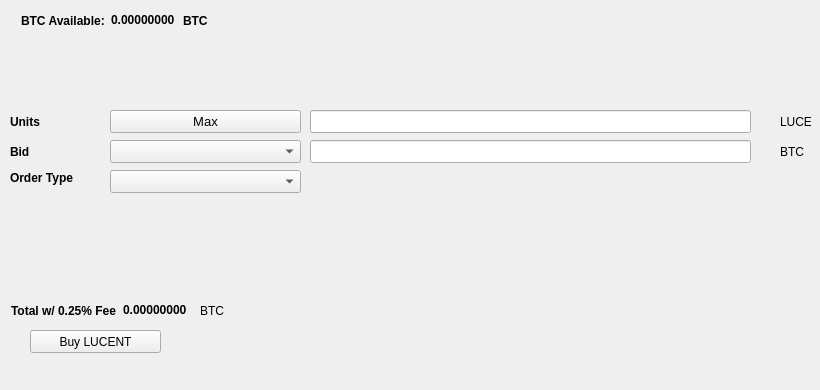
   <widget class="QWidget" name="BuyTab">
    <attribute name="title">
     <string>Buy</string>
    </attribute>
    <widget class="QPushButton" name="BuyLUCENT">
     <property name="geometry">
      <rect>
       <x>30</x>
       <y>330</y>
       <width>131</width>
       <height>23</height>
      </rect>
     </property>
     <property name="text">
      <string>Buy LUCENT</string>
     </property>
     <property name="icon">
      <iconset resource="../lucent.qrc">
       <normaloff>:/icons/bitcoin</normaloff>:/icons/bitcoin</iconset>
     </property>
    </widget>
    <widget class="QLabel" name="label_3">
     <property name="geometry">
      <rect>
       <x>10</x>
       <y>110</y>
       <width>46</width>
       <height>23</height>
      </rect>
     </property>
     <property name="font">
      <font>
       <weight>75</weight>
       <bold>true</bold>
      </font>
     </property>
     <property name="text">
      <string>Units</string>
     </property>
    </widget>
    <widget class="QLineEdit" name="UnitsInput">
     <property name="geometry">
      <rect>
       <x>310</x>
       <y>110</y>
       <width>441</width>
       <height>23</height>
      </rect>
     </property>
     <property name="font">
      <font>
       <pointsize>9</pointsize>
       <weight>75</weight>
       <bold>true</bold>
      </font>
     </property>
    </widget>
    <widget class="QLineEdit" name="BuyBidPriceEdit">
     <property name="geometry">
      <rect>
       <x>310</x>
       <y>140</y>
       <width>441</width>
       <height>23</height>
      </rect>
     </property>
     <property name="font">
      <font>
       <pointsize>9</pointsize>
       <weight>75</weight>
       <bold>true</bold>
      </font>
     </property>
    </widget>
    <widget class="QLabel" name="label_4">
     <property name="geometry">
      <rect>
       <x>780</x>
       <y>110</y>
       <width>31</width>
       <height>23</height>
      </rect>
     </property>
     <property name="text">
      <string>LUCENT</string>
     </property>
    </widget>
    <widget class="QLabel" name="label_5">
     <property name="geometry">
      <rect>
       <x>780</x>
       <y>140</y>
       <width>31</width>
       <height>23</height>
      </rect>
     </property>
     <property name="text">
      <string>BTC</string>
     </property>
    </widget>
    <widget class="QLabel" name="label_6">
     <property name="geometry">
      <rect>
       <x>10</x>
       <y>140</y>
       <width>46</width>
       <height>23</height>
      </rect>
     </property>
     <property name="font">
      <font>
       <weight>75</weight>
       <bold>true</bold>
      </font>
     </property>
     <property name="text">
      <string>Bid</string>
     </property>
    </widget>
    <widget class="QLabel" name="label_7">
     <property name="geometry">
      <rect>
       <x>10</x>
       <y>170</y>
       <width>91</width>
       <height>16</height>
      </rect>
     </property>
     <property name="font">
      <font>
       <weight>75</weight>
       <bold>true</bold>
      </font>
     </property>
     <property name="text">
      <string>Order Type</string>
     </property>
    </widget>
    <widget class="QPushButton" name="Buy_Max_Amount">
     <property name="geometry">
      <rect>
       <x>110</x>
       <y>110</y>
       <width>191</width>
       <height>23</height>
      </rect>
     </property>
     <property name="font">
      <font>
       <pointsize>10</pointsize>
      </font>
     </property>
     <property name="text">
      <string>Max</string>
     </property>
    </widget>
    <widget class="QComboBox" name="BuyBidcomboBox">
     <property name="geometry">
      <rect>
       <x>110</x>
       <y>140</y>
       <width>191</width>
       <height>23</height>
      </rect>
     </property>
     <property name="font">
      <font>
       <pointsize>10</pointsize>
      </font>
     </property>
    </widget>
    <widget class="QComboBox" name="buyOrdertypeCombo">
     <property name="geometry">
      <rect>
       <x>110</x>
       <y>170</y>
       <width>191</width>
       <height>23</height>
      </rect>
     </property>
     <property name="font">
      <font>
       <pointsize>10</pointsize>
      </font>
     </property>
    </widget>
    <widget class="QWidget" name="layoutWidget1">
     <property name="geometry">
      <rect>
       <x>21</x>
       <y>11</y>
       <width>227</width>
       <height>19</height>
      </rect>
     </property>
     <layout class="QHBoxLayout" name="horizontalLayout_3">
      <item>
       <widget class="QLabel" name="label232">
        <property name="font">
         <font>
          <weight>75</weight>
          <bold>true</bold>
         </font>
        </property>
        <property name="text">
         <string>BTC Available:</string>
        </property>
       </widget>
      </item>
      <item>
       <widget class="QLabel" name="BtcAvailableLbl">
        <property name="palette">
         <palette>
          <active>
           <colorrole role="WindowText">
            <brush brushstyle="SolidPattern">
             <color alpha="255">
              <red>0</red>
              <green>0</green>
              <blue>0</blue>
             </color>
            </brush>
           </colorrole>
           <colorrole role="Button">
            <brush brushstyle="SolidPattern">
             <color alpha="255">
              <red>0</red>
              <green>170</green>
              <blue>0</blue>
             </color>
            </brush>
           </colorrole>
           <colorrole role="Light">
            <brush brushstyle="SolidPattern">
             <color alpha="255">
              <red>0</red>
              <green>255</green>
              <blue>0</blue>
             </color>
            </brush>
           </colorrole>
           <colorrole role="Midlight">
            <brush brushstyle="SolidPattern">
             <color alpha="255">
              <red>0</red>
              <green>212</green>
              <blue>0</blue>
             </color>
            </brush>
           </colorrole>
           <colorrole role="Dark">
            <brush brushstyle="SolidPattern">
             <color alpha="255">
              <red>0</red>
              <green>85</green>
              <blue>0</blue>
             </color>
            </brush>
           </colorrole>
           <colorrole role="Mid">
            <brush brushstyle="SolidPattern">
             <color alpha="255">
              <red>0</red>
              <green>113</green>
              <blue>0</blue>
             </color>
            </brush>
           </colorrole>
           <colorrole role="Text">
            <brush brushstyle="SolidPattern">
             <color alpha="255">
              <red>0</red>
              <green>170</green>
              <blue>0</blue>
             </color>
            </brush>
           </colorrole>
           <colorrole role="BrightText">
            <brush brushstyle="SolidPattern">
             <color alpha="255">
              <red>255</red>
              <green>255</green>
              <blue>255</blue>
             </color>
            </brush>
           </colorrole>
           <colorrole role="ButtonText">
            <brush brushstyle="SolidPattern">
             <color alpha="255">
              <red>0</red>
              <green>0</green>
              <blue>0</blue>
             </color>
            </brush>
           </colorrole>
           <colorrole role="Base">
            <brush brushstyle="SolidPattern">
             <color alpha="255">
              <red>255</red>
              <green>255</green>
              <blue>255</blue>
             </color>
            </brush>
           </colorrole>
           <colorrole role="Window">
            <brush brushstyle="SolidPattern">
             <color alpha="255">
              <red>0</red>
              <green>170</green>
              <blue>0</blue>
             </color>
            </brush>
           </colorrole>
           <colorrole role="Shadow">
            <brush brushstyle="SolidPattern">
             <color alpha="255">
              <red>0</red>
              <green>0</green>
              <blue>0</blue>
             </color>
            </brush>
           </colorrole>
           <colorrole role="AlternateBase">
            <brush brushstyle="SolidPattern">
             <color alpha="255">
              <red>127</red>
              <green>212</green>
              <blue>127</blue>
             </color>
            </brush>
           </colorrole>
           <colorrole role="ToolTipBase">
            <brush brushstyle="SolidPattern">
             <color alpha="255">
              <red>255</red>
              <green>255</green>
              <blue>220</blue>
             </color>
            </brush>
           </colorrole>
           <colorrole role="ToolTipText">
            <brush brushstyle="SolidPattern">
             <color alpha="255">
              <red>0</red>
              <green>0</green>
              <blue>0</blue>
             </color>
            </brush>
           </colorrole>
          </active>
          <inactive>
           <colorrole role="WindowText">
            <brush brushstyle="SolidPattern">
             <color alpha="255">
              <red>0</red>
              <green>0</green>
              <blue>0</blue>
             </color>
            </brush>
           </colorrole>
           <colorrole role="Button">
            <brush brushstyle="SolidPattern">
             <color alpha="255">
              <red>0</red>
              <green>170</green>
              <blue>0</blue>
             </color>
            </brush>
           </colorrole>
           <colorrole role="Light">
            <brush brushstyle="SolidPattern">
             <color alpha="255">
              <red>0</red>
              <green>255</green>
              <blue>0</blue>
             </color>
            </brush>
           </colorrole>
           <colorrole role="Midlight">
            <brush brushstyle="SolidPattern">
             <color alpha="255">
              <red>0</red>
              <green>212</green>
              <blue>0</blue>
             </color>
            </brush>
           </colorrole>
           <colorrole role="Dark">
            <brush brushstyle="SolidPattern">
             <color alpha="255">
              <red>0</red>
              <green>85</green>
              <blue>0</blue>
             </color>
            </brush>
           </colorrole>
           <colorrole role="Mid">
            <brush brushstyle="SolidPattern">
             <color alpha="255">
              <red>0</red>
              <green>113</green>
              <blue>0</blue>
             </color>
            </brush>
           </colorrole>
           <colorrole role="Text">
            <brush brushstyle="SolidPattern">
             <color alpha="255">
              <red>0</red>
              <green>170</green>
              <blue>0</blue>
             </color>
            </brush>
           </colorrole>
           <colorrole role="BrightText">
            <brush brushstyle="SolidPattern">
             <color alpha="255">
              <red>255</red>
              <green>255</green>
              <blue>255</blue>
             </color>
            </brush>
           </colorrole>
           <colorrole role="ButtonText">
            <brush brushstyle="SolidPattern">
             <color alpha="255">
              <red>0</red>
              <green>0</green>
              <blue>0</blue>
             </color>
            </brush>
           </colorrole>
           <colorrole role="Base">
            <brush brushstyle="SolidPattern">
             <color alpha="255">
              <red>255</red>
              <green>255</green>
              <blue>255</blue>
             </color>
            </brush>
           </colorrole>
           <colorrole role="Window">
            <brush brushstyle="SolidPattern">
             <color alpha="255">
              <red>0</red>
              <green>170</green>
              <blue>0</blue>
             </color>
            </brush>
           </colorrole>
           <colorrole role="Shadow">
            <brush brushstyle="SolidPattern">
             <color alpha="255">
              <red>0</red>
              <green>0</green>
              <blue>0</blue>
             </color>
            </brush>
           </colorrole>
           <colorrole role="AlternateBase">
            <brush brushstyle="SolidPattern">
             <color alpha="255">
              <red>127</red>
              <green>212</green>
              <blue>127</blue>
             </color>
            </brush>
           </colorrole>
           <colorrole role="ToolTipBase">
            <brush brushstyle="SolidPattern">
             <color alpha="255">
              <red>255</red>
              <green>255</green>
              <blue>220</blue>
             </color>
            </brush>
           </colorrole>
           <colorrole role="ToolTipText">
            <brush brushstyle="SolidPattern">
             <color alpha="255">
              <red>0</red>
              <green>0</green>
              <blue>0</blue>
             </color>
            </brush>
           </colorrole>
          </inactive>
          <disabled>
           <colorrole role="WindowText">
            <brush brushstyle="SolidPattern">
             <color alpha="255">
              <red>0</red>
              <green>85</green>
              <blue>0</blue>
             </color>
            </brush>
           </colorrole>
           <colorrole role="Button">
            <brush brushstyle="SolidPattern">
             <color alpha="255">
              <red>0</red>
              <green>170</green>
              <blue>0</blue>
             </color>
            </brush>
           </colorrole>
           <colorrole role="Light">
            <brush brushstyle="SolidPattern">
             <color alpha="255">
              <red>0</red>
              <green>255</green>
              <blue>0</blue>
             </color>
            </brush>
           </colorrole>
           <colorrole role="Midlight">
            <brush brushstyle="SolidPattern">
             <color alpha="255">
              <red>0</red>
              <green>212</green>
              <blue>0</blue>
             </color>
            </brush>
           </colorrole>
           <colorrole role="Dark">
            <brush brushstyle="SolidPattern">
             <color alpha="255">
              <red>0</red>
              <green>85</green>
              <blue>0</blue>
             </color>
            </brush>
           </colorrole>
           <colorrole role="Mid">
            <brush brushstyle="SolidPattern">
             <color alpha="255">
              <red>0</red>
              <green>113</green>
              <blue>0</blue>
             </color>
            </brush>
           </colorrole>
           <colorrole role="Text">
            <brush brushstyle="SolidPattern">
             <color alpha="255">
              <red>0</red>
              <green>85</green>
              <blue>0</blue>
             </color>
            </brush>
           </colorrole>
           <colorrole role="BrightText">
            <brush brushstyle="SolidPattern">
             <color alpha="255">
              <red>255</red>
              <green>255</green>
              <blue>255</blue>
             </color>
            </brush>
           </colorrole>
           <colorrole role="ButtonText">
            <brush brushstyle="SolidPattern">
             <color alpha="255">
              <red>0</red>
              <green>85</green>
              <blue>0</blue>
             </color>
            </brush>
           </colorrole>
           <colorrole role="Base">
            <brush brushstyle="SolidPattern">
             <color alpha="255">
              <red>0</red>
              <green>170</green>
              <blue>0</blue>
             </color>
            </brush>
           </colorrole>
           <colorrole role="Window">
            <brush brushstyle="SolidPattern">
             <color alpha="255">
              <red>0</red>
              <green>170</green>
              <blue>0</blue>
             </color>
            </brush>
           </colorrole>
           <colorrole role="Shadow">
            <brush brushstyle="SolidPattern">
             <color alpha="255">
              <red>0</red>
              <green>0</green>
              <blue>0</blue>
             </color>
            </brush>
           </colorrole>
           <colorrole role="AlternateBase">
            <brush brushstyle="SolidPattern">
             <color alpha="255">
              <red>0</red>
              <green>170</green>
              <blue>0</blue>
             </color>
            </brush>
           </colorrole>
           <colorrole role="ToolTipBase">
            <brush brushstyle="SolidPattern">
             <color alpha="255">
              <red>255</red>
              <green>255</green>
              <blue>220</blue>
             </color>
            </brush>
           </colorrole>
           <colorrole role="ToolTipText">
            <brush brushstyle="SolidPattern">
             <color alpha="255">
              <red>0</red>
              <green>0</green>
              <blue>0</blue>
             </color>
            </brush>
           </colorrole>
          </disabled>
         </palette>
        </property>
        <property name="font">
         <font>
          <weight>75</weight>
          <bold>true</bold>
         </font>
        </property>
        <property name="text">
         <string>0.00000000</string>
        </property>
        <property name="textInteractionFlags">
         <set>Qt::LinksAccessibleByMouse|Qt::TextSelectableByKeyboard|Qt::TextSelectableByMouse</set>
        </property>
       </widget>
      </item>
      <item>
       <widget class="QLabel" name="BtcAvailableLbl_2">
        <property name="font">
         <font>
          <weight>75</weight>
          <bold>true</bold>
         </font>
        </property>
        <property name="text">
         <string>BTC</string>
        </property>
       </widget>
      </item>
     </layout>
    </widget>
    <widget class="QWidget" name="layoutWidge2">
     <property name="geometry">
      <rect>
       <x>11</x>
       <y>301</y>
       <width>259</width>
       <height>19</height>
      </rect>
     </property>
     <layout class="QHBoxLayout" name="horizontalLayout_4">
      <item>
       <widget class="QLabel" name="label_9">
        <property name="font">
         <font>
          <weight>75</weight>
          <bold>true</bold>
         </font>
        </property>
        <property name="text">
         <string>Total w/ 0.25% Fee</string>
        </property>
       </widget>
      </item>
      <item>
       <widget class="QLabel" name="BuyCostLabel">
        <property name="palette">
         <palette>
          <active>
           <colorrole role="WindowText">
            <brush brushstyle="SolidPattern">
             <color alpha="255">
              <red>0</red>
              <green>0</green>
              <blue>0</blue>
             </color>
            </brush>
           </colorrole>
           <colorrole role="Button">
            <brush brushstyle="SolidPattern">
             <color alpha="255">
              <red>0</red>
              <green>170</green>
              <blue>0</blue>
             </color>
            </brush>
           </colorrole>
           <colorrole role="Light">
            <brush brushstyle="SolidPattern">
             <color alpha="255">
              <red>0</red>
              <green>255</green>
              <blue>0</blue>
             </color>
            </brush>
           </colorrole>
           <colorrole role="Midlight">
            <brush brushstyle="SolidPattern">
             <color alpha="255">
              <red>0</red>
              <green>212</green>
              <blue>0</blue>
             </color>
            </brush>
           </colorrole>
           <colorrole role="Dark">
            <brush brushstyle="SolidPattern">
             <color alpha="255">
              <red>0</red>
              <green>85</green>
              <blue>0</blue>
             </color>
            </brush>
           </colorrole>
           <colorrole role="Mid">
            <brush brushstyle="SolidPattern">
             <color alpha="255">
              <red>0</red>
              <green>113</green>
              <blue>0</blue>
             </color>
            </brush>
           </colorrole>
           <colorrole role="Text">
            <brush brushstyle="SolidPattern">
             <color alpha="255">
              <red>0</red>
              <green>170</green>
              <blue>0</blue>
             </color>
            </brush>
           </colorrole>
           <colorrole role="BrightText">
            <brush brushstyle="SolidPattern">
             <color alpha="255">
              <red>255</red>
              <green>255</green>
              <blue>255</blue>
             </color>
            </brush>
           </colorrole>
           <colorrole role="ButtonText">
            <brush brushstyle="SolidPattern">
             <color alpha="255">
              <red>0</red>
              <green>0</green>
              <blue>0</blue>
             </color>
            </brush>
           </colorrole>
           <colorrole role="Base">
            <brush brushstyle="SolidPattern">
             <color alpha="255">
              <red>255</red>
              <green>255</green>
              <blue>255</blue>
             </color>
            </brush>
           </colorrole>
           <colorrole role="Window">
            <brush brushstyle="SolidPattern">
             <color alpha="255">
              <red>0</red>
              <green>170</green>
              <blue>0</blue>
             </color>
            </brush>
           </colorrole>
           <colorrole role="Shadow">
            <brush brushstyle="SolidPattern">
             <color alpha="255">
              <red>0</red>
              <green>0</green>
              <blue>0</blue>
             </color>
            </brush>
           </colorrole>
           <colorrole role="AlternateBase">
            <brush brushstyle="SolidPattern">
             <color alpha="255">
              <red>127</red>
              <green>212</green>
              <blue>127</blue>
             </color>
            </brush>
           </colorrole>
           <colorrole role="ToolTipBase">
            <brush brushstyle="SolidPattern">
             <color alpha="255">
              <red>255</red>
              <green>255</green>
              <blue>220</blue>
             </color>
            </brush>
           </colorrole>
           <colorrole role="ToolTipText">
            <brush brushstyle="SolidPattern">
             <color alpha="255">
              <red>0</red>
              <green>0</green>
              <blue>0</blue>
             </color>
            </brush>
           </colorrole>
          </active>
          <inactive>
           <colorrole role="WindowText">
            <brush brushstyle="SolidPattern">
             <color alpha="255">
              <red>0</red>
              <green>0</green>
              <blue>0</blue>
             </color>
            </brush>
           </colorrole>
           <colorrole role="Button">
            <brush brushstyle="SolidPattern">
             <color alpha="255">
              <red>0</red>
              <green>170</green>
              <blue>0</blue>
             </color>
            </brush>
           </colorrole>
           <colorrole role="Light">
            <brush brushstyle="SolidPattern">
             <color alpha="255">
              <red>0</red>
              <green>255</green>
              <blue>0</blue>
             </color>
            </brush>
           </colorrole>
           <colorrole role="Midlight">
            <brush brushstyle="SolidPattern">
             <color alpha="255">
              <red>0</red>
              <green>212</green>
              <blue>0</blue>
             </color>
            </brush>
           </colorrole>
           <colorrole role="Dark">
            <brush brushstyle="SolidPattern">
             <color alpha="255">
              <red>0</red>
              <green>85</green>
              <blue>0</blue>
             </color>
            </brush>
           </colorrole>
           <colorrole role="Mid">
            <brush brushstyle="SolidPattern">
             <color alpha="255">
              <red>0</red>
              <green>113</green>
              <blue>0</blue>
             </color>
            </brush>
           </colorrole>
           <colorrole role="Text">
            <brush brushstyle="SolidPattern">
             <color alpha="255">
              <red>0</red>
              <green>170</green>
              <blue>0</blue>
             </color>
            </brush>
           </colorrole>
           <colorrole role="BrightText">
            <brush brushstyle="SolidPattern">
             <color alpha="255">
              <red>255</red>
              <green>255</green>
              <blue>255</blue>
             </color>
            </brush>
           </colorrole>
           <colorrole role="ButtonText">
            <brush brushstyle="SolidPattern">
             <color alpha="255">
              <red>0</red>
              <green>0</green>
              <blue>0</blue>
             </color>
            </brush>
           </colorrole>
           <colorrole role="Base">
            <brush brushstyle="SolidPattern">
             <color alpha="255">
              <red>255</red>
              <green>255</green>
              <blue>255</blue>
             </color>
            </brush>
           </colorrole>
           <colorrole role="Window">
            <brush brushstyle="SolidPattern">
             <color alpha="255">
              <red>0</red>
              <green>170</green>
              <blue>0</blue>
             </color>
            </brush>
           </colorrole>
           <colorrole role="Shadow">
            <brush brushstyle="SolidPattern">
             <color alpha="255">
              <red>0</red>
              <green>0</green>
              <blue>0</blue>
             </color>
            </brush>
           </colorrole>
           <colorrole role="AlternateBase">
            <brush brushstyle="SolidPattern">
             <color alpha="255">
              <red>127</red>
              <green>212</green>
              <blue>127</blue>
             </color>
            </brush>
           </colorrole>
           <colorrole role="ToolTipBase">
            <brush brushstyle="SolidPattern">
             <color alpha="255">
              <red>255</red>
              <green>255</green>
              <blue>220</blue>
             </color>
            </brush>
           </colorrole>
           <colorrole role="ToolTipText">
            <brush brushstyle="SolidPattern">
             <color alpha="255">
              <red>0</red>
              <green>0</green>
              <blue>0</blue>
             </color>
            </brush>
           </colorrole>
          </inactive>
          <disabled>
           <colorrole role="WindowText">
            <brush brushstyle="SolidPattern">
             <color alpha="255">
              <red>0</red>
              <green>85</green>
              <blue>0</blue>
             </color>
            </brush>
           </colorrole>
           <colorrole role="Button">
            <brush brushstyle="SolidPattern">
             <color alpha="255">
              <red>0</red>
              <green>170</green>
              <blue>0</blue>
             </color>
            </brush>
           </colorrole>
           <colorrole role="Light">
            <brush brushstyle="SolidPattern">
             <color alpha="255">
              <red>0</red>
              <green>255</green>
              <blue>0</blue>
             </color>
            </brush>
           </colorrole>
           <colorrole role="Midlight">
            <brush brushstyle="SolidPattern">
             <color alpha="255">
              <red>0</red>
              <green>212</green>
              <blue>0</blue>
             </color>
            </brush>
           </colorrole>
           <colorrole role="Dark">
            <brush brushstyle="SolidPattern">
             <color alpha="255">
              <red>0</red>
              <green>85</green>
              <blue>0</blue>
             </color>
            </brush>
           </colorrole>
           <colorrole role="Mid">
            <brush brushstyle="SolidPattern">
             <color alpha="255">
              <red>0</red>
              <green>113</green>
              <blue>0</blue>
             </color>
            </brush>
           </colorrole>
           <colorrole role="Text">
            <brush brushstyle="SolidPattern">
             <color alpha="255">
              <red>0</red>
              <green>85</green>
              <blue>0</blue>
             </color>
            </brush>
           </colorrole>
           <colorrole role="BrightText">
            <brush brushstyle="SolidPattern">
             <color alpha="255">
              <red>255</red>
              <green>255</green>
              <blue>255</blue>
             </color>
            </brush>
           </colorrole>
           <colorrole role="ButtonText">
            <brush brushstyle="SolidPattern">
             <color alpha="255">
              <red>0</red>
              <green>85</green>
              <blue>0</blue>
             </color>
            </brush>
           </colorrole>
           <colorrole role="Base">
            <brush brushstyle="SolidPattern">
             <color alpha="255">
              <red>0</red>
              <green>170</green>
              <blue>0</blue>
             </color>
            </brush>
           </colorrole>
           <colorrole role="Window">
            <brush brushstyle="SolidPattern">
             <color alpha="255">
              <red>0</red>
              <green>170</green>
              <blue>0</blue>
             </color>
            </brush>
           </colorrole>
           <colorrole role="Shadow">
            <brush brushstyle="SolidPattern">
             <color alpha="255">
              <red>0</red>
              <green>0</green>
              <blue>0</blue>
             </color>
            </brush>
           </colorrole>
           <colorrole role="AlternateBase">
            <brush brushstyle="SolidPattern">
             <color alpha="255">
              <red>0</red>
              <green>170</green>
              <blue>0</blue>
             </color>
            </brush>
           </colorrole>
           <colorrole role="ToolTipBase">
            <brush brushstyle="SolidPattern">
             <color alpha="255">
              <red>255</red>
              <green>255</green>
              <blue>220</blue>
             </color>
            </brush>
           </colorrole>
           <colorrole role="ToolTipText">
            <brush brushstyle="SolidPattern">
             <color alpha="255">
              <red>0</red>
              <green>0</green>
              <blue>0</blue>
             </color>
            </brush>
           </colorrole>
          </disabled>
         </palette>
        </property>
        <property name="font">
         <font>
          <weight>75</weight>
          <bold>true</bold>
         </font>
        </property>
        <property name="autoFillBackground">
         <bool>false</bool>
        </property>
        <property name="text">
         <string>0.00000000</string>
        </property>
        <property name="textInteractionFlags">
         <set>Qt::LinksAccessibleByMouse|Qt::TextSelectableByMouse</set>
        </property>
       </widget>
      </item>
      <item>
       <widget class="QLabel" name="label_10">
        <property name="font">
         <font>
          <weight>50</weight>
          <bold>false</bold>
         </font>
        </property>
        <property name="text">
         <string>BTC</string>
        </property>
       </widget>
      </item>
     </layout>
    </widget>
    <widget class="QLabel" name="label_24">
     <property name="geometry">
      <rect>
       <x>460</x>
       <y>300</y>
       <width>281</width>
       <height>81</height>
      </rect>
     </property>
     <property name="text">
      <string/>
     </property>
     <property name="pixmap">
      <pixmap>:/images/bittrex</pixmap>
     </property>
    </widget>
   </widget>
